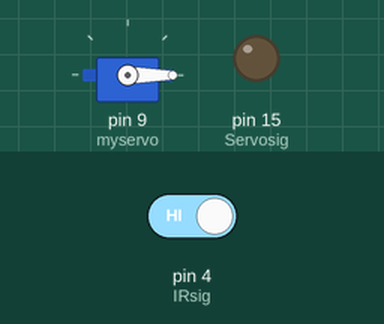
This program was run on a simulated Arduino Uno, built with avr-gcc and run on an emulated ATmega328P. On the bench: servo, output pins drawn as LEDs (lit = HIGH). The test bench sets the inputs (shaded band); at power-on: pin 4 (IRsig) HIGH. What the program prints to the serial monitor is not drawn.

Above: at 2.2 s.
2.3 s: pin 4 (IRsig) driven LOW
At 3.3 s:
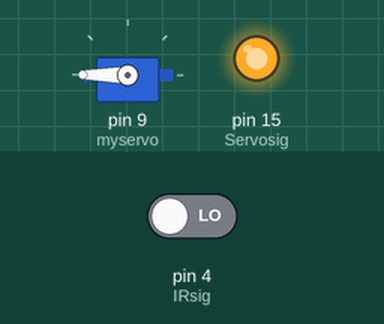
3.8 s: pin 4 (IRsig) driven HIGH
At 4.8 s:
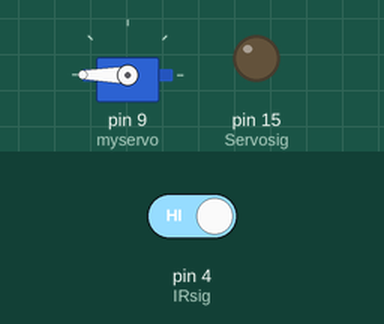
Timing chart, 0 to 6.8 s (numbered marks = the images above; inputs shaded):
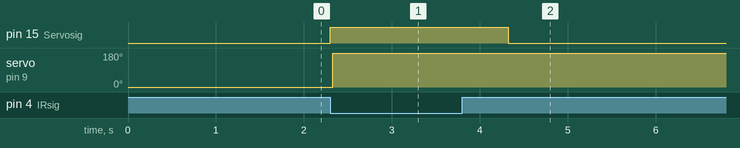

Measured:
- after the input at 2.3 s, pin 15 (Servosig): LOW → HIGH at once; servo on pin 9 (myservo): 0° → 180° at once
- after the input at 3.8 s, pin 15 (Servosig): HIGH → LOW after 0.53 s

The program:

main.cpp
```cpp
#include <Arduino.h>
#include <Servo.h>
//#include <IRremote.h>


int IRsig = 4;
int Servosig = 15;
int servoval = 0;

// put function declarations here:

Servo myservo;  // create Servo object to control a servo

void setup() {
  // put your setup code here, to run once:s
  Serial.begin(9600);
  Serial.println("HELLO");
  pinMode(IRsig, INPUT);
  pinMode(Servosig, OUTPUT);
  digitalWrite(Servosig, LOW);
  myservo.attach(9);  // attaches the servo on pin 9 to the Servo object
  myservo.write(0);
  delay(1000);
}

void loop() {
  // put your main code here, to run repeatedly:
  int IRval = digitalRead(IRsig);

  if (IRval == LOW) {
    digitalWrite(Servosig, HIGH);
    Serial.println(IRval);
    Serial.println("Something Detected");
    servoval = 0;
    myservo.write(180);
    delay(1000);

  } else {
    digitalWrite(Servosig, LOW);
    Serial.println(IRval);
  }

}
```
